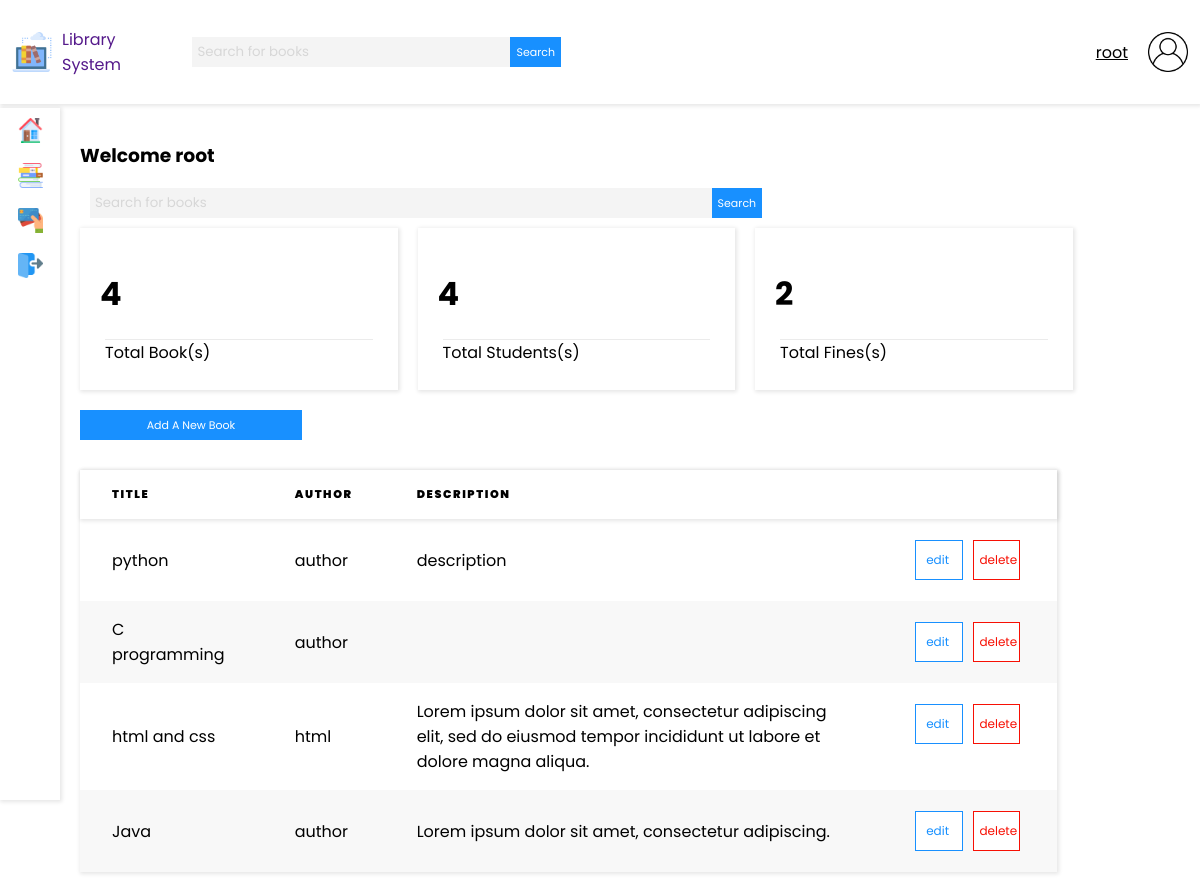
The app's page / (signed in) with its own data.
### base/models.py (models this page shows, shortened)
class Book(models.Model):
    title = models.CharField(max_length=200)
    author = models.CharField(max_length=200)
    description = models.TextField(null=True, blank=True)
    updated = models.DateField(auto_now=True)
    updated = models.DateField(auto_now_add=True)

### base/views.py (the view)
# urls.py: path('', views.home, name='home'),
@login_required(login_url='/login')
def home(request):
    q = request.GET.get('q') if request.GET.get('q') != None else ''
    total_students = Role.objects.filter(role='Student').count()
    total_books = Book.objects.count()
    books = Book.objects.filter(Q(title__icontains=q) | Q(author__icontains=q))
    user_role = Role.objects.get(user=request.user.id)
    context = {
        'books': books,
        'total_books': total_books,
        'total_students': total_students,
        'user_role': user_role,
        'q': q
    }
    return render(request, 'dashboard.html', context)

### templates/dashboard.html (shortened to what this page needs)
{% extends 'main.html' %}
{% load static %}
{% block content %}
<h3>Welcome {{ request.user }}</h3>
<form method="GET" action="" class="nav-search nav-search-mobile">
    <input value="{{ q }}" name="q" class="nav-search-input" type="text" placeholder="Search for books">
    <button class="nav-search-button" type="submit">Search</button>
</form>
{% if user_role.role == 'Student' %}
<div class="student-books-container">
    {% for book in books %}
    <div class="book-card">
        <div class="book-card-image-container">
            <image class="book-card-image" src="{% static 'images/studentBook.png' %}" alt="">
        </div>
        <div class="book-card-text">
            <h3>{{ book.title }}</h3>
            <p>{{ book.description}}</p>
            <p class="small-student-text">By {{ book.author }}</p>
            <a class="edit-button" href="{% url 'borrow_book' book.id %}">Borrow</a>
        </div>
    </div>
    {% endfor %}
</div>
{% else %}
<div class="dashboard-card-container">
    <div class="dashboard-card">
        <h1>{{ total_books }}</h1>
        <p>Total Book(s)</p>
    </div>
    <div class="dashboard-card">
        <h1>{{ total_students }}</h1>
        <p>Total Students(s)</p>
    </div>
    <div class="dashboard-card">
        <h1>2</h1>
        <p>Total Fines(s)</p>
    </div>
</div>
<div class="">
    <a class="button-primary" href="{% url 'create_book' %}">Add A New Book</a>
    <table class="books-table-container">
        <thead>
            <tr>
                <th>Title</th>
                <th class="table-responsive">Author</th>
                <th class="table-responsive">Description</th>
            </tr>
        </thead>
        <tbody>
            {% for book in books %}
            <tr>
                <td>
                    {{ book.title }}
                </td>
                <td class="table-responsive">{{ book.author }}</td>
                <td class="table-responsive">{{ book.description }}</td>
                <td class="table-actions table-responsive">
                    <a href="{% url 'edit_book' book.id %}" class="edit-button">edit</a>
                    <a href="{% url 'delete_book' book.id %}" class="delete-button">delete</a>
                </td>
            </tr>
            {% endfor %}
        </tbody>
    </table>
</div>
{% endif %}
{% endblock%}

### templates/navbar.html
{% load static %}
<nav class="navbar">
    <div class="nav-logo-search">
        <a href="" class="navbar-brand">
            <img class="navbar-image" src="{% static 'images/digital-library.png' %}" alt="">
            <span>Library System</span>
        </a>
        <form method="GET" action="" class="nav-search nav-search-responsive">
            <input value="{{ q }}" name="q" class="nav-search-input" type="text" placeholder="Search for books">
            <button class="nav-search-button" type="submit">Search</button>
        </form>
    </div>
    <div class="nav-user-profile">
        <span>{{ request.user }}</span>
        <img class="navbar-image" src="{% static 'images/user.png' %}" alt="">
    </div>
</nav>

### static/styles/main3.css (style rules this page uses)
body { font-family: 'Poppins', sans-serif; padding: 0; margin: 0; background-color: #fff; box-sizing: border-box; }
a,input,button { text-decoration: none; font-family: 'Poppins'; }
table { border-collapse: collapse; text-align: left; width: 100%; overflow-x: scroll; }
thead { box-shadow: 1px 1px 4px 1px rgba(0, 0, 0, 0.1); }
thead th { padding: 1rem 2rem; text-transform: uppercase; letter-spacing: 0.1rem; font-size: 0.7rem; font-weight: 900; }
tbody td { padding: 1rem 2rem; }
tbody tr:nth-child(even) { background-color: #f8f8f8; }
.table-actions { display: flex; flex-direction: row; }
.navbar { height: 13vh; background-color: #fff; box-shadow: 1px 1px 4px 1px rgba(0, 0, 0, 0.1); display: flex; flex-direction: row; align-items: center; padding: 0 1%; position: fixed; top: 0; left: 0; width: 98%; }
.nav-logo-search { display: flex; width: 50%; justify-content: space-between; align-items: center; }
.navbar-brand { display: block; width: 30%; display: flex; align-items: center; }
.navbar-brand span { margin: 0 10px; }
.navbar-image { height: 40px; width: 40px; }
.nav-search { width: 70%; display: flex; flex-direction: row; margin: 10px 10px; }
.nav-search-input { border: 0; background-color: #f4f4f4; height: 30px; width: 80%; margin: 0; padding: 5px; outline: none; }
.nav-search-input::placeholder { color: #d7d7d7; font-family: 'Poppins'; }
.nav-search-button { background-color: #1890ff; color: #ffffff; border: 0; border-radius: 0; transition: .3s ease-in; font-size: 11px; }
.nav-user-profile { width: 50%; display: flex; justify-content: flex-end; align-items: center; }
.nav-user-profile span { margin: 0 20px; text-decoration: underline; cursor: pointer; }
.button-primary { margin: 20px 0; background-color: #1890ff; color: #ffffff; border: 0; border-radius: 0; transition: .3s ease-in; font-size: 11px; height: 30px; width: 20%; text-align: center; display: flex; justify-content: center; align-items: center; }
.dashboard-card-container { display: flex; width: 100%; }
.dashboard-card { width: 25%; box-shadow: 1px 1px 4px 1px rgba(0, 0, 0, 0.1); padding: 20px; margin-right: 20px; transition: .3s ease-in; }
.books-table-container { box-shadow: 1px 1px 4px 1px rgba(0, 0, 0, 0.1); padding: 20px; width: 88%; margin-top: 30px; }
.dashboard-card p { border-top: 1px solid #ebebeb; }
.book-card h3,p { margin: 5px; }

### records on screen
Book: title "python", author "author", description "description"
Book: title "C programming", author "author"
Book: title "html and css", author "html", description "Lorem ipsum dolor sit amet, consectetur adipiscing elit, sed do eiusmod tempor incididunt ut labore et dolore magna aliqua."
Book: title "Java", author "author", description "Lorem ipsum dolor sit amet, consectetur adipiscing."

### other values on screen
{{ request.user }} "root"
{{ total_books }} "4"
{{ total_students }} "4"
